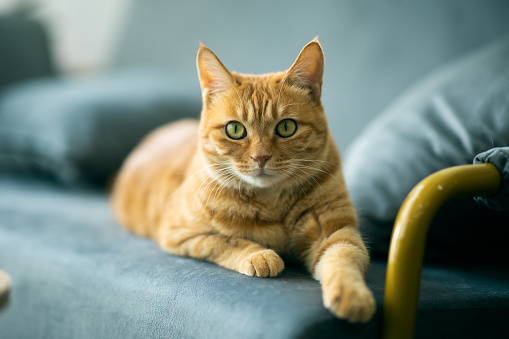
#> input picture cat-face-recognition/images/cat_01.jpg, 509 x 339 px, found by its file name
$ python source-code.py
#> lines starting #> are read from the running program, lines starting #| are printed output that depends on the picture
### doc for haarcascate-> https://github.com/opencv/opencv/blob/master/data/haarcascades/haarcascade_frontalcatface_extended.xml
import cv2 as cv
face_cascade=cv.CascadeClassifier("D:\\Robotics\Projects\OpenCV-Projects\cat-face-recognition\cat_face.xml")
image_name = "cat_01.jpg"
img = cv.imread("D:\\Robotics\Projects\OpenCV-Projects\cat-face-recognition\images\cat_01.jpg")
#> img is the input picture: shape (339, 509, 3); mean B, G, R 123.3, 135.3, 123.9
img_gray = cv.cvtColor(img, cv.COLOR_BGR2GRAY)
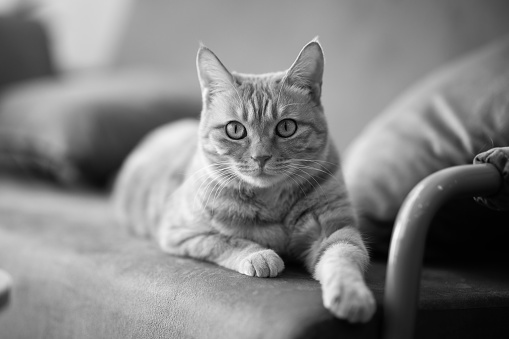
#> img_gray: shape (339, 509); min 0, max 251, mean 130.5
faces = face_cascade.detectMultiScale(img_gray, scaleFactor=1.01, minNeighbors=5)
#> faces = [[205, 84, 113, 113]]
# print(faces)

for x, y, w, h in faces:
    image = cv.rectangle(img, (x, y), (x+w, y+h), (0, 255, 0), 3)
#> this loop made 1 pass
cv.imshow("Cat", img)
cv.waitKey(0)
cv.destroyAllWindows()

$ run again, with cat-face-recognition/images/cat_02.jpg copied over cat-face-recognition/images/cat_01.jpg
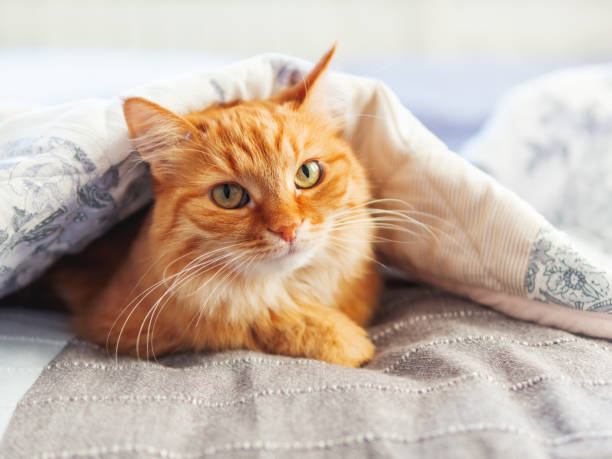
#> input picture cat-face-recognition/images/cat_02.jpg, 612 x 459 px, found by its file name
#> img is the input picture: shape (459, 612, 3); mean B, G, R 166.3, 180.1, 197.6
#> `img_gray = cv.cvtColor(img, cv.COLOR_BGR2GRAY)`:
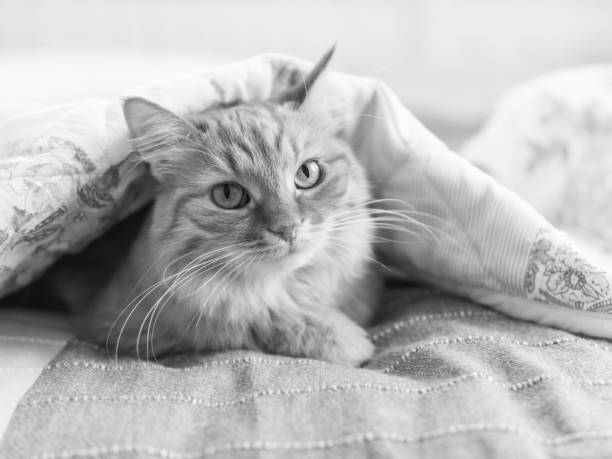
#> img_gray: shape (459, 612); min 1, max 255, mean 183.8
#> faces = [[168, 98, 188, 188]]
#> the loop `for x, y, w, h in faces:` made 1 pass

$ run again, with cat-face-recognition/images/cat_03.jpg copied over cat-face-recognition/images/cat_01.jpg
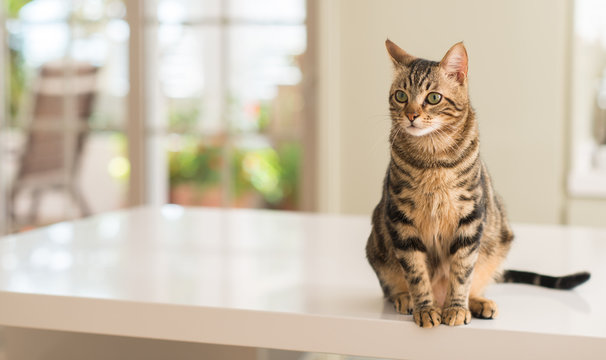
#> input picture cat-face-recognition/images/cat_03.jpg, 606 x 360 px, found by its file name
#> img is the input picture: shape (360, 606, 3); mean B, G, R 172.8, 191.3, 203.7
#> `img_gray = cv.cvtColor(img, cv.COLOR_BGR2GRAY)`:
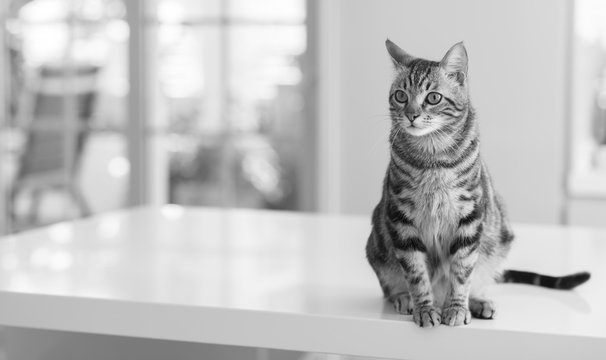
#> img_gray: shape (360, 606); min 3, max 255, mean 192.9
#> faces = [[382, 72, 65, 65], [382, 195, 112, 112]]
#> the loop `for x, y, w, h in faces:` made 2 passes
#> pass 2, `image = cv.rectangle(img, (x, y), (x+w, y+h), (0, 255, 0), 3)`:
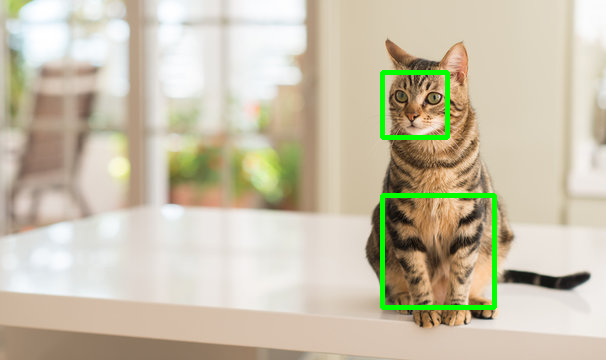
#> image: shape (360, 606, 3); mean B, G, R 171.1, 193.2, 201.1

$ run again, with cat-face-recognition/images/cat_04.jpg copied over cat-face-recognition/images/cat_01.jpg
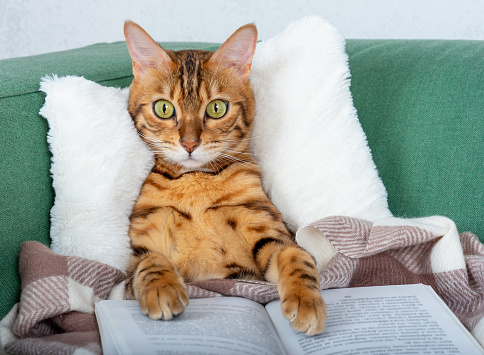
#> input picture cat-face-recognition/images/cat_04.jpg, 484 x 355 px, found by its file name
#> img is the input picture: shape (355, 484, 3); mean B, G, R 156.1, 166.1, 163.8
#> `img_gray = cv.cvtColor(img, cv.COLOR_BGR2GRAY)`:
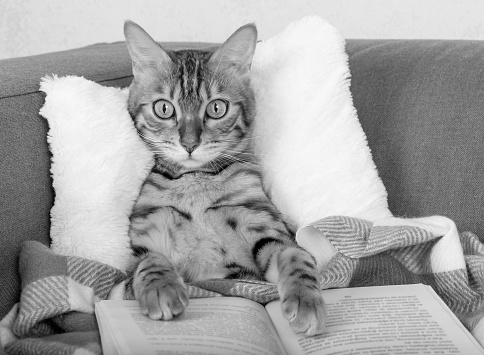
#> img_gray: shape (355, 484); min 0, max 255, mean 164.3
#> faces = [[135, 283, 55, 55], [145, 86, 89, 89], [87, 270, 60, 60]]
#> the loop `for x, y, w, h in faces:` made 3 passes
#> pass 3, `image = cv.rectangle(img, (x, y), (x+w, y+h), (0, 255, 0), 3)`:
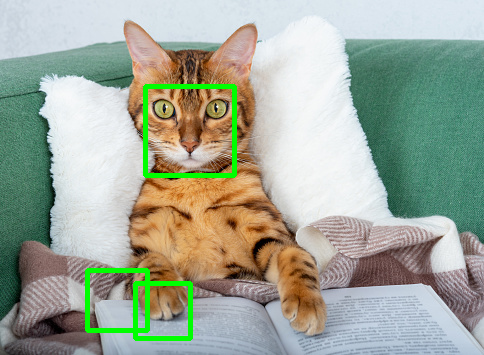
#> image: shape (355, 484, 3); mean B, G, R 153.5, 168.9, 160.1
